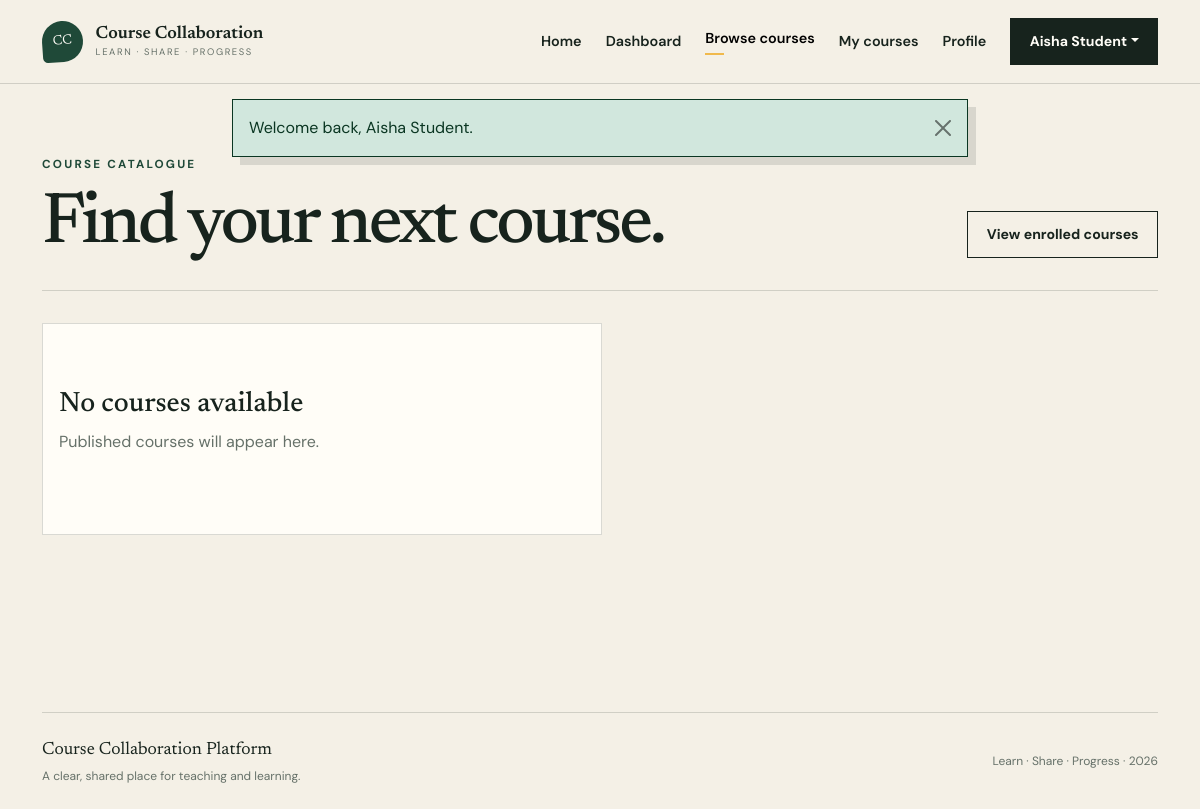
/student/courses.php (signed in), run on an earlier commit of the app's database.
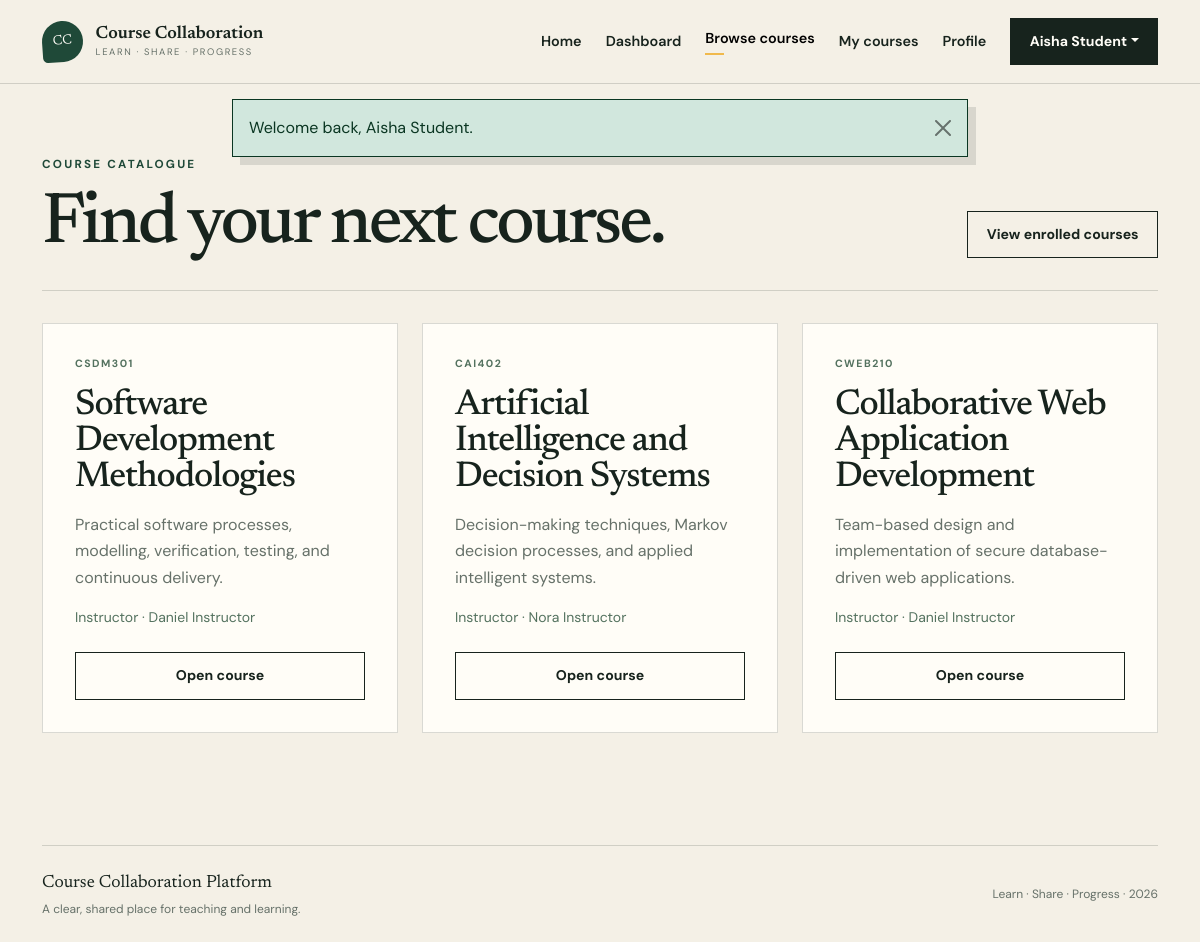
And on a later commit of the database.
### tables this page shows
CREATE TABLE courses (
    id BIGINT UNSIGNED AUTO_INCREMENT PRIMARY KEY,
    instructor_id BIGINT UNSIGNED NOT NULL,
    course_code VARCHAR(30) NOT NULL,
    title VARCHAR(180) NOT NULL,
    description TEXT NULL,
    is_published TINYINT(1) NOT NULL DEFAULT 1,
    created_at TIMESTAMP NOT NULL DEFAULT CURRENT_TIMESTAMP,
    updated_at TIMESTAMP NOT NULL DEFAULT CURRENT_TIMESTAMP ON UPDATE CURRENT_TIMESTAMP,
    UNIQUE KEY uq_courses_code (course_code),
    KEY idx_courses_instructor (instructor_id),
    CONSTRAINT fk_courses_instructor
        FOREIGN KEY (instructor_id) REFERENCES users(id)
        ON UPDATE CASCADE ON DELETE RESTRICT
);

CREATE TABLE users (
    id BIGINT UNSIGNED AUTO_INCREMENT PRIMARY KEY,
    full_name VARCHAR(120) NOT NULL,
    email VARCHAR(190) NOT NULL,
    password_hash VARCHAR(255) NOT NULL,
    role ENUM('student', 'instructor') NOT NULL DEFAULT 'student',
    is_active TINYINT(1) NOT NULL DEFAULT 1,
    created_at TIMESTAMP NOT NULL DEFAULT CURRENT_TIMESTAMP,
    updated_at TIMESTAMP NOT NULL DEFAULT CURRENT_TIMESTAMP ON UPDATE CURRENT_TIMESTAMP,
    UNIQUE KEY uq_users_email (email),
    KEY idx_users_role (role)
);

### config/app.php (called while the page is built, shortened)
<?php
function url(string $path = ''): string
{
    return BASE_URL . ($path !== '' ? '/' . ltrim($path, '/') : '');
}
function e(?string $value): string
{
    return htmlspecialchars($value ?? '', ENT_QUOTES | ENT_SUBSTITUTE, 'UTF-8');
}

### includes/auth.php (called while the page is built, shortened)
<?php
require_once __DIR__ . '/../config/app.php';
require_once __DIR__ . '/../config/database.php';
function pull_flashes(): array
{
    $flashes = $_SESSION['flashes'] ?? [];
    return is_array($flashes) ? $flashes : [];
}

### config/database.php (called while the page is built, shortened)
<?php
function database(): PDO
{
    static $connection = null;
    $host = getenv('DB_HOST') ?: '127.0.0.1';
    $port = getenv('DB_PORT') ?: '3306';
    $name = getenv('DB_NAME') ?: 'course_collaboration';
    $username = getenv('DB_USER') ?: 'root';
    $password = getenv('DB_PASS') ?: '';
    $dsn = "mysql:host={$host};port={$port};dbname={$name};charset=utf8mb4";
    try {
        $connection = new PDO($dsn, $username, $password, [
            PDO::ATTR_ERRMODE => PDO::ERRMODE_EXCEPTION,
            PDO::ATTR_DEFAULT_FETCH_MODE => PDO::FETCH_ASSOC,
            PDO::ATTR_EMULATE_PREPARES => false,
        ]);
    } catch (PDOException $exception) {
        error_log('Database connection failed: ' . $exception->getMessage());
        throw new RuntimeException('Unable to connect to the database. Check the application configuration.');
    }
    return $connection;
}

### student/courses.php (the view, shortened to what the changed rows need)
<?php
require_once __DIR__ . '/../includes/auth.php';
$user = require_role('student');
$courseStatement = database()->prepare(
    'SELECT c.id, c.course_code, c.title, c.description,
            u.full_name AS instructor_name,
            CASE
                WHEN e.id IS NULL OR e.status <> :active_status THEN 0
                ELSE 1
            END AS is_enrolled
     FROM courses c
     JOIN users u ON u.id = c.instructor_id
     LEFT JOIN enrolments e
       ON e.course_id = c.id
      AND e.student_id = :student_id
     WHERE c.is_published = 1
     ORDER BY c.created_at DESC'
);
$courseStatement->execute([
    'active_status' => 'active',
    'student_id' => $user['id'],
]);
$courses = $courseStatement->fetchAll();
require __DIR__ . '/../includes/header.php';
?>
<section class="app-shell">
    <div class="container">
        <div class="page-heading">
            <div>
                <h1>Find your next course.</h1>
            </div>
        </div>
        <?php if ($courses === []): ?>
            <div class="content-panel empty-state">
                <h3>No courses available</h3>
                <p>Published courses will appear here.</p>
            </div>
        <?php else: ?>
            <div class="row g-4">
                <?php foreach ($courses as $course): ?>
                    <div class="col-md-6 col-xl-4">
                        <article class="catalog-card h-100">
                            <span class="course-code"><?= e($course['course_code']) ?></span>
                            <h2><?= e($course['title']) ?></h2>
                            <p>
                                <?= e(
                                    $course['description']
                                    ?: 'Explore this course and its learning activities.'
                                ) ?>
                            </p>
                            <small>
                                Instructor &middot; <?= e($course['instructor_name']) ?>
                            </small>
                            <a
                                class="btn <?= (int) $course['is_enrolled'] === 1
                                    ? 'btn-outline-ink'
                                    : 'btn-ink' ?> mt-4"
                                href="<?= e(url('student/course.php?id=' . $course['id'])) ?>"
                            >
                                <?= (int) $course['is_enrolled'] === 1
                                    ? 'Open course'
                                    : 'View details' ?>
                            </a>
                        </article>
                    </div>
                <?php endforeach; ?>
            </div>
        <?php endif; ?>
    </div>
</section>
<?php require __DIR__ . '/../includes/footer.php'; ?>

### includes/header.php (shortened to what the changed rows need)
<?php
require_once __DIR__ . '/auth.php';
$flashes = pull_flashes();
?>
<!doctype html>
<html lang="en">
<head>
    <link href="https://cdn.jsdelivr.net/npm/bootstrap@5.3.3/dist/css/bootstrap.min.css" rel="stylesheet">
    <link rel="stylesheet" href="<?= e(url('assets/css/style.css')) ?>">
</head>
<body>
<?php if ($flashes !== []): ?>
    <div class="flash-stack container" aria-live="polite">
        <?php foreach ($flashes as $flash): ?>
            <div class="alert alert-<?= e(in_array($flash['type'], ['success', 'danger', 'warning', 'info'], true) ? $flash['type'] : 'info') ?> alert-dismissible fade show" role="alert">
                <?= e($flash['message']) ?>
                <button type="button" class="btn-close" data-bs-dismiss="alert" aria-label="Close"></button>
            </div>
        <?php endforeach; ?>
    </div>
<?php endif; ?>
<main id="main-content">

What changed in the data, as far as the page shows it:
added courses: course_code "CSDM301", title "Software Development Methodologies", description "Practical software processes, modelling, verification, testing, and continuous delivery.", instructor.full_name "Daniel Instructor"
added courses: course_code "CAI402", title "Artificial Intelligence and Decision Systems", description "Decision-making techniques, Markov decision processes, and applied intelligent systems.", instructor.full_name "Nora Instructor"
added courses: course_code "CWEB210", title "Collaborative Web Application Development", description "Team-based design and implementation of secure database-driven web applications.", instructor.full_name "Daniel Instructor"
Also different on the page:
text no longer shown: "No courses available Published courses will appear here."
